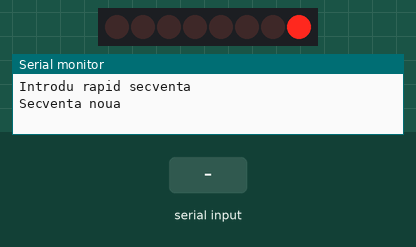
This sketch was run on a simulated ESP32. On the bench: 8 shift-register outputs drawn as a row of LEDs (first output left, lit = HIGH), the last lines printed to the serial monitor. Wiring (inferred from the names in the program): shift register (74HC595): data GPIO 12; shift clock GPIO 11; latch GPIO 10. Wiring (inferred from the signals the program sends): row of LEDs: on Q0, Q1, Q2, Q3, Q4, Q5, Q6, Q7. Inputs (shaded band) come from the test bench. Random numbers use the default seed unless the sketch sets one.

Above: at 2.65 s.
At 3.1 s:
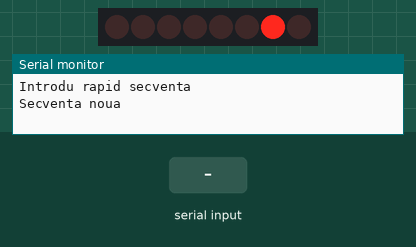
3.2 s: "90,45\n" received over Serial
At 5.7 s:
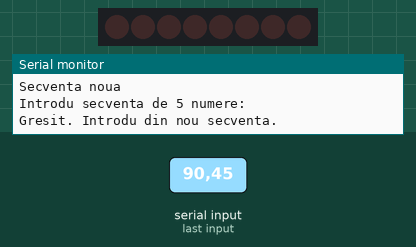
Timing chart, 0 to 7.2 s (numbered marks = the images above; inputs shaded):
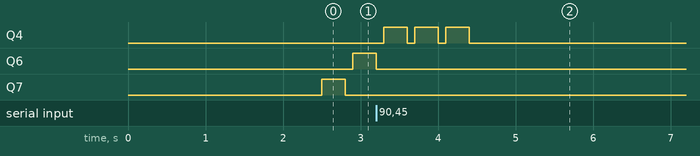

The sketch:

ex2.ino
```cpp
#define PIN_LATCH 10
#define PIN_CLOCK 11
#define PIN_DATA 12

int secventaCorecta[5];
unsigned long timpReactie[5];

void setup() {
  pinMode(PIN_LATCH, OUTPUT);
  pinMode(PIN_CLOCK, OUTPUT);
  pinMode(PIN_DATA, OUTPUT);

  Serial.begin(9600);
  randomSeed(analogRead(A0));

  Serial.println("Introdu rapid secventa");
  delay(1500);
}

void trimiteMasca(byte masca) {
  digitalWrite(PIN_LATCH, LOW);
  shiftOut(PIN_DATA, PIN_CLOCK, LSBFIRST, masca);
  digitalWrite(PIN_LATCH, HIGH);
}

void afiseazaLED(int led_index) {
  byte masca = 1 << (led_index - 1);
  trimiteMasca(masca);
  delay(300);
  trimiteMasca(0);
  delay(100);
}

void emiteSecventa() {
  trimiteMasca(0);

  for (int i = 0; i < 5; i++) {
    secventaCorecta[i] = random(1, 5);
    afiseazaLED(secventaCorecta[i]);
  }
}

bool citesteSiVerifica() {
  String s = Serial.readStringUntil('\n');
  s.trim();
  int raspunsUtilizator[5];
  int count = 0;

  for (int i = 0; i < s.length() && count < 5; i++) {
    char c = s.charAt(i);
    if (isDigit(c)) {
      raspunsUtilizator[count] = c - '0';
      count++;
    }
  }

  if (count != 5) return false;

  for (int i = 0; i < 5; i++) {
    if (raspunsUtilizator[i] != secventaCorecta[i]) {
      return false;
    }
  }
  return true;
}

void loop() {

  for (int incercare = 0; incercare < 5; incercare++) {
    Serial.println("\nSecventa noua");
    delay(1000);

    emiteSecventa();
    Serial.println("Introdu secventa de 5 numere:");

    unsigned long start = millis();
    bool gata = false;

    while (!gata) {
      if (Serial.available()) {
        if (citesteSiVerifica()) {
          gata = true;
          timpReactie[incercare] = millis() - start;
          Serial.print("Corect, timp: ");
          Serial.print(timpReactie[incercare]);
          Serial.println(" ms");
        } else {
          Serial.println("Gresit. Introdu din nou secventa.");
        }
      }
    }

    delay(500);
  }

  unsigned long total = 0;
  unsigned long minT = timpReactie[0], maxT = timpReactie[0];

  for (int i = 0; i < 5; i++) {
    if (timpReactie[i] < minT) minT = timpReactie[i];
    if (timpReactie[i] > maxT) maxT = timpReactie[i];
    total += timpReactie[i];
  }

  float medie = total / 5.0;

  Serial.println("\nRezultat final");
  Serial.print("Minim: "); Serial.print(minT); Serial.println(" ms");
  Serial.print("Maxim: "); Serial.print(maxT); Serial.println(" ms");
  Serial.print("Medie: "); Serial.print(medie); Serial.println(" ms");

  while (1);
}
```
